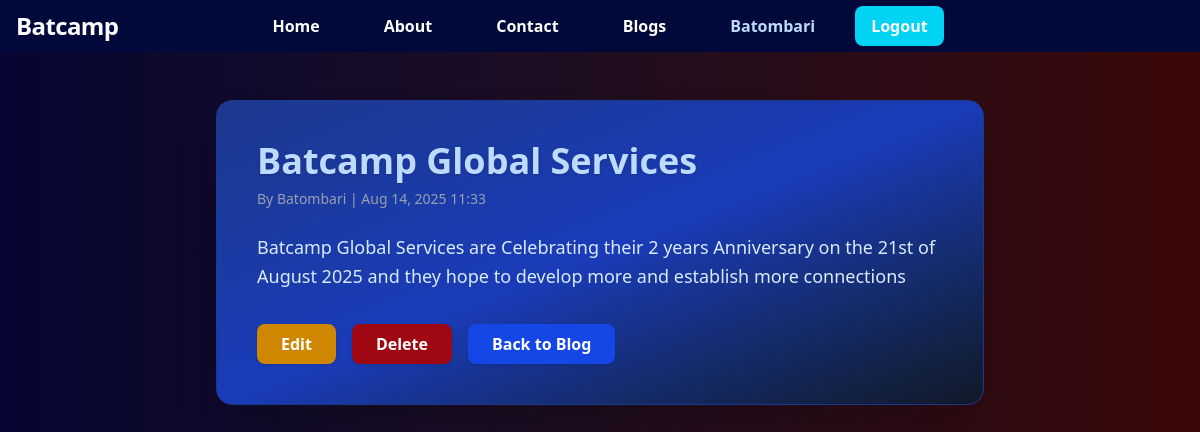
Screenshot of /blog/batcamp-global-services/ (signed in) with the database file from the repository.
### blog/models.py (models this page shows, shortened)
class BlogPost(models.Model):
    title = models.CharField(max_length=200)
    slug = models.SlugField(unique=True)
    author = models.ForeignKey(get_user_model(), on_delete=models.CASCADE)
    content = models.TextField()
    created_at = models.DateTimeField(auto_now_add=True)
    updated_at = models.DateTimeField(auto_now=True)

### blog/views.py (the view)
# urls.py: path('<slug:slug>/', views.blog_detail, name='blog_detail'),
def blog_detail(request, slug):
    post = get_object_or_404(BlogPost, slug=slug)
    return render(request, 'blog/blog_detail.html', {'post': post})

### blog/templates/blog/blog_detail.html (shortened to what this page needs)
{% extends 'base.html' %}
{% block content %}
<div class="max-w-3xl mx-auto mt-12 bg-gradient-to-br from-blue-900 via-blue-800 to-gray-900 p-10 rounded-2xl shadow-2xl border border-blue-900">
    <h1 class="text-4xl font-extrabold mb-2 text-blue-200 drop-shadow">{{ post.title }}</h1>
    <p class="text-gray-400 text-sm mb-6">By {{ post.author }} | {{ post.created_at|date:"M d, Y H:i" }}</p>
    <div class="mb-8 text-blue-100 text-lg leading-relaxed">{{ post.content|linebreaks }}</div>
    <div class="flex flex-wrap gap-4 items-center">
        {% if user == post.author or user.is_staff %}
            <a href="{% url 'blog_edit' post.slug %}" class="px-6 py-2 bg-yellow-600 text-white rounded-lg font-semibold shadow hover:bg-green-600 transition">Edit</a>
            <a href="{% url 'blog_delete' post.slug %}" class="px-6 py-2 bg-red-800 text-white rounded-lg font-semibold shadow hover:bg-red-900 transition">Delete</a>
        {% endif %}
        <a href="{% url 'blog_list' %}" class="px-6 py-2 bg-blue-700 text-white rounded-lg font-semibold shadow hover:bg-blue-800 transition">Back to Blog</a>
    </div>
</div>
{% endblock %}

### theme/templates/base.html (shortened to what this page needs)
{% load static tailwind_tags %}
<!DOCTYPE html>
<html lang="en">
<head>
    {% tailwind_css %}
</head>
<body class="min-h-screen bg-gradient-to-r from-[#060533] to-[#3a0606] transition">
    <nav class="sticky flex h-13 justify-center items-center py-2 bg-[#01093a] text-white">
        <div class="flex items-center gap-3">
            {% if user.is_staff %}
            <a href="/bat/admin/users" class="font-bold text-xl left-4 absolute text-white hover:text-blue-200">Dashboard</a>
            {% else%}
            <a href="#" class="font-extrabold text-2xl tracking-tight left-4 absolute text-white hover:text-blue-300">Batcamp</a>
            {% endif %}
        </div>
        <div class="hidden md:flex space-x-8 items-center">
            <a href="/" class="px-4 py-2 rounded-lg text-base font-semibold text-white hover:bg-cyan-600 hover:text-white transition">Home</a>
            <a href="{% url 'about' %}" class="px-4 py-2 rounded-lg text-base font-semibold text-white hover:bg-cyan-600 hover:text-white transition">About</a>
            <a href="/" class="px-4 py-2 rounded-lg text-base font-semibold text-white hover:bg-cyan-600 hover:text-white transition">Contact</a>
            {% if user.is_authenticated %}
                <a href="{% url 'blog_list' %}" class="px-4 py-2 rounded-lg text-base font-semibold text-white hover:bg-blue-700 hover:text-white transition">Blogs</a>
                <span class="ml-4 font-semibold text-blue-200 capitalize">{{ user.username }}</span>
                <form method="post" action="{% url 'logout' %}" class="inline ml-2">{% csrf_token %}
                    <button type="submit" class="px-4 py-2 rounded-lg bg-cyan-400 text-white hover:bg-red-700 font-semibold transition">Logout</button>
                </form>
            {% else %}
                <a href="{% url 'login' %}" class="ml-4 px-4 py-2 rounded-lg bg-cyan-600 text-white hover:bg-cyan-700 font-semibold transition">Login</a>
                <a href="{% url 'register' %}" class="ml-2 px-4 py-2 rounded-lg border border-blue-200 text-cyan-200 hover:bg-cyan-700 font-semibold transition">Sign Up</a>
            {% endif %}
        </div>
    </nav>
    <main class="min-h-[80vh]  bg-gradient-to-r from-[#060533] to-[#3a0606]">
        {% block content %}
        {% endblock %}
    </main>
</body>
</html>

### rows the page displays
BlogPost: title "Batcamp Global Services", author "Batombari", created_at "Aug 14, 2025 11:33", content "Batcamp Global Services are Celebrating their 2 years Anniversary on the 21st of August 2025 and they hope to develop more and establish more connections"

### other values shown
{{ user.username }} "Batombari"
